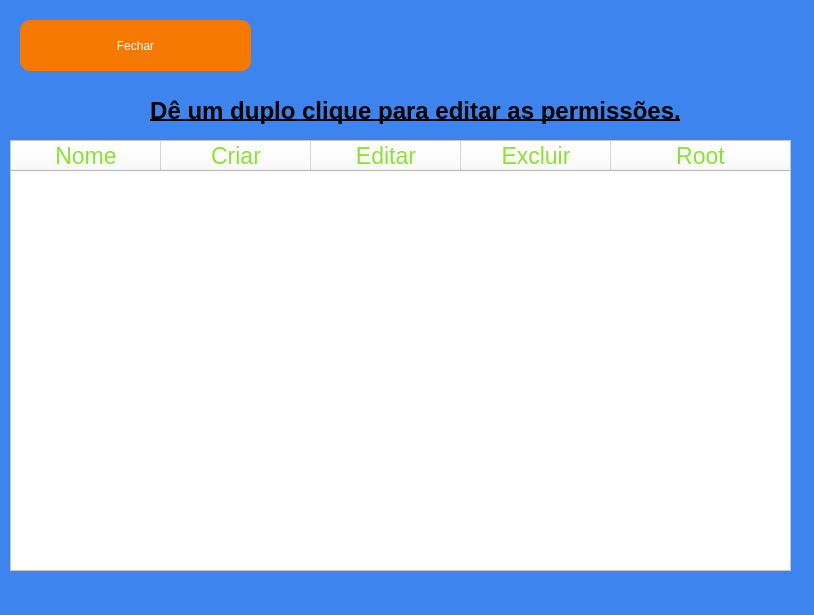
<?xml version="1.0" encoding="UTF-8"?>
<ui version="4.0">
 <class>MainWindow</class>
 <widget class="QMainWindow" name="MainWindow">
  <property name="windowModality">
   <enum>Qt::ApplicationModal</enum>
  </property>
  <property name="enabled">
   <bool>true</bool>
  </property>
  <property name="geometry">
   <rect>
    <x>0</x>
    <y>0</y>
    <width>814</width>
    <height>615</height>
   </rect>
  </property>
  <property name="font">
   <font>
    <pointsize>14</pointsize>
   </font>
  </property>
  <property name="windowTitle">
   <string>Permissões a usuários</string>
  </property>
  <property name="styleSheet">
   <string notr="true">background-color: rgb(62, 132, 238);</string>
  </property>
  <widget class="QWidget" name="centralwidget">
   <widget class="QPushButton" name="BtnVoltar">
    <property name="geometry">
     <rect>
      <x>20</x>
      <y>20</y>
      <width>231</width>
      <height>51</height>
     </rect>
    </property>
    <property name="cursor">
     <cursorShape>PointingHandCursor</cursorShape>
    </property>
    <property name="styleSheet">
     <string notr="true">color: rgb(255, 255, 255);
background-color: rgb(245, 121, 0);
border-radius: 10px;</string>
    </property>
    <property name="text">
     <string>Fechar</string>
    </property>
   </widget>
   <widget class="QTableWidget" name="TabelaUsuarios">
    <property name="enabled">
     <bool>true</bool>
    </property>
    <property name="geometry">
     <rect>
      <x>10</x>
      <y>140</y>
      <width>781</width>
      <height>431</height>
     </rect>
    </property>
    <property name="sizePolicy">
     <sizepolicy hsizetype="Expanding" vsizetype="Expanding">
      <horstretch>0</horstretch>
      <verstretch>0</verstretch>
     </sizepolicy>
    </property>
    <property name="minimumSize">
     <size>
      <width>465</width>
      <height>0</height>
     </size>
    </property>
    <property name="font">
     <font>
      <pointsize>18</pointsize>
     </font>
    </property>
    <property name="styleSheet">
     <string notr="true">background-color: rgb(255, 255, 255);
color: rgb(138, 226, 52);</string>
    </property>
    <property name="horizontalScrollMode">
     <enum>QAbstractItemView::ScrollPerPixel</enum>
    </property>
    <attribute name="horizontalHeaderDefaultSectionSize">
     <number>150</number>
    </attribute>
    <attribute name="horizontalHeaderShowSortIndicator" stdset="0">
     <bool>true</bool>
    </attribute>
    <attribute name="horizontalHeaderStretchLastSection">
     <bool>true</bool>
    </attribute>
    <column>
     <property name="text">
      <string>Nome</string>
     </property>
     <property name="font">
      <font>
       <pointsize>17</pointsize>
      </font>
     </property>
     <property name="textAlignment">
      <set>AlignCenter</set>
     </property>
    </column>
    <column>
     <property name="text">
      <string>Criar</string>
     </property>
     <property name="font">
      <font>
       <pointsize>17</pointsize>
      </font>
     </property>
     <property name="textAlignment">
      <set>AlignCenter</set>
     </property>
    </column>
    <column>
     <property name="text">
      <string>Editar</string>
     </property>
     <property name="font">
      <font>
       <pointsize>17</pointsize>
      </font>
     </property>
     <property name="textAlignment">
      <set>AlignCenter</set>
     </property>
    </column>
    <column>
     <property name="text">
      <string>Excluir</string>
     </property>
     <property name="font">
      <font>
       <pointsize>17</pointsize>
      </font>
     </property>
     <property name="textAlignment">
      <set>AlignCenter</set>
     </property>
    </column>
    <column>
     <property name="text">
      <string>Root</string>
     </property>
     <property name="font">
      <font>
       <pointsize>17</pointsize>
      </font>
     </property>
     <property name="textAlignment">
      <set>AlignCenter</set>
     </property>
    </column>
   </widget>
   <widget class="QLabel" name="lbl_status_2">
    <property name="geometry">
     <rect>
      <x>10</x>
      <y>90</y>
      <width>811</width>
      <height>41</height>
     </rect>
    </property>
    <property name="font">
     <font>
      <pointsize>18</pointsize>
      <weight>75</weight>
      <bold>true</bold>
      <underline>true</underline>
     </font>
    </property>
    <property name="text">
     <string>Dê um duplo clique para editar as permissões.</string>
    </property>
    <property name="alignment">
     <set>Qt::AlignCenter</set>
    </property>
   </widget>
  </widget>
 </widget>
 <tabstops>
  <tabstop>TabelaUsuarios</tabstop>
  <tabstop>BtnVoltar</tabstop>
 </tabstops>
 <resources/>
 <connections/>
</ui>
